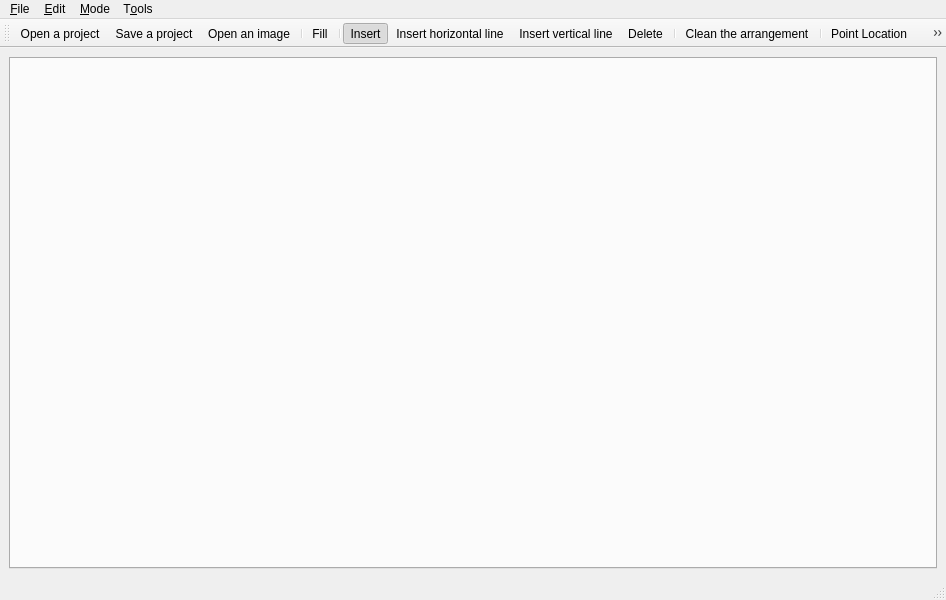
<?xml version="1.0" encoding="UTF-8"?>
<ui version="4.0">
 <class>ArrangementDemoWindow</class>
 <widget class="QMainWindow" name="ArrangementDemoWindow">
  <property name="geometry">
   <rect>
    <x>0</x>
    <y>0</y>
    <width>946</width>
    <height>600</height>
   </rect>
  </property>
  <property name="windowTitle">
   <string>QLabellingArrangement</string>
  </property>
  <property name="windowIcon">
   <iconset resource="../rc/ArrangementDemoWindow.qrc">
    <normaloff>:/QLabelling/Arrangement_2.png</normaloff>:/QLabelling/Arrangement_2.png</iconset>
  </property>
  <widget class="QWidget" name="centralwidget">
   <layout class="QGridLayout" name="gridLayout">
    <item row="0" column="0">
     <widget class="QTabWidget" name="tabWidget">
      <property name="currentIndex">
       <number>-1</number>
      </property>
     </widget>
    </item>
   </layout>
  </widget>
  <widget class="QStatusBar" name="statusbar"/>
  <widget class="QToolBar" name="toolBar">
   <property name="windowTitle">
    <string>toolBar</string>
   </property>
   <attribute name="toolBarArea">
    <enum>TopToolBarArea</enum>
   </attribute>
   <attribute name="toolBarBreak">
    <bool>false</bool>
   </attribute>
   <addaction name="actionOpenProject"/>
   <addaction name="actionSaveProject"/>
   <addaction name="actionOpenImage"/>
   <addaction name="separator"/>
   <addaction name="actionFill"/>
   <addaction name="separator"/>
   <addaction name="actionInsert"/>
   <addaction name="actionInsert_horizontal_line"/>
   <addaction name="actionInsert_vertical_line"/>
   <addaction name="actionDelete"/>
   <addaction name="separator"/>
   <addaction name="actionClean"/>
   <addaction name="separator"/>
   <addaction name="actionPointLocation"/>
   <addaction name="actionMerge"/>
   <addaction name="actionSplit"/>
   <addaction name="separator"/>
   <addaction name="actionDrag"/>
   <addaction name="actionZoomIn"/>
   <addaction name="actionZoomOut"/>
   <addaction name="separator"/>
   <addaction name="actionSnapMode"/>
   <addaction name="actionGridSnapMode"/>
  </widget>
  <widget class="QMenuBar" name="menubar">
   <property name="geometry">
    <rect>
     <x>0</x>
     <y>0</y>
     <width>946</width>
     <height>21</height>
    </rect>
   </property>
   <widget class="QMenu" name="menu_File">
    <property name="title">
     <string>&amp;File</string>
    </property>
    <addaction name="actionNewTab"/>
    <addaction name="actionCloseTab"/>
    <addaction name="separator"/>
    <addaction name="actionOpenProject"/>
    <addaction name="actionSaveProject"/>
    <addaction name="actionOpenImage"/>
    <addaction name="actionOpen"/>
    <addaction name="actionSaveAs"/>
    <addaction name="separator"/>
    <addaction name="actionQuit"/>
   </widget>
   <widget class="QMenu" name="menuMode">
    <property name="title">
     <string>&amp;Mode</string>
    </property>
    <addaction name="actionDrag"/>
    <addaction name="actionInsert"/>
    <addaction name="actionInsert_horizontal_line"/>
    <addaction name="actionInsert_vertical_line"/>
    <addaction name="actionDelete"/>
    <addaction name="actionPointLocation"/>
    <addaction name="actionMerge"/>
    <addaction name="actionSplit"/>
    <addaction name="actionFill"/>
   </widget>
   <widget class="QMenu" name="menu_Edit">
    <property name="title">
     <string>&amp;Edit</string>
    </property>
    <addaction name="actionSnapMode"/>
    <addaction name="actionGridSnapMode"/>
    <addaction name="separator"/>
    <addaction name="actionShowGrid"/>
    <addaction name="separator"/>
    <addaction name="actionPreferences"/>
   </widget>
   <widget class="QMenu" name="menuT_ools">
    <property name="title">
     <string>T&amp;ools</string>
    </property>
    <addaction name="actionOverlay"/>
    <addaction name="actionClean"/>
   </widget>
   <addaction name="menu_File"/>
   <addaction name="menu_Edit"/>
   <addaction name="menuMode"/>
   <addaction name="menuT_ools"/>
  </widget>
  <action name="actionQuit">
   <property name="icon">
    <iconset resource="../rc/ArrangementDemoWindow.qrc">
     <normaloff>:/process-stop.png</normaloff>:/process-stop.png</iconset>
   </property>
   <property name="text">
    <string>&amp;Quit</string>
   </property>
  </action>
  <action name="actionInsert">
   <property name="checkable">
    <bool>true</bool>
   </property>
   <property name="checked">
    <bool>true</bool>
   </property>
   <property name="icon">
    <iconset resource="../rc/ArrangementDemoWindow.qrc">
     <normaloff>:/icons/demo_insert.xpm</normaloff>:/icons/demo_insert.xpm</iconset>
   </property>
   <property name="text">
    <string>&amp;Insert</string>
   </property>
  </action>
  <action name="actionDelete">
   <property name="checkable">
    <bool>true</bool>
   </property>
   <property name="icon">
    <iconset resource="../rc/ArrangementDemoWindow.qrc">
     <normaloff>:/icons/demo_delete.xpm</normaloff>:/icons/demo_delete.xpm</iconset>
   </property>
   <property name="text">
    <string>&amp;Delete</string>
   </property>
  </action>
  <action name="actionDrag">
   <property name="checkable">
    <bool>true</bool>
   </property>
   <property name="icon">
    <iconset resource="../rc/ArrangementDemoWindow.qrc">
     <normaloff>:/icons/hand.xpm</normaloff>:/icons/hand.xpm</iconset>
   </property>
   <property name="text">
    <string>Drag</string>
   </property>
  </action>
  <action name="actionPointLocation">
   <property name="checkable">
    <bool>true</bool>
   </property>
   <property name="icon">
    <iconset resource="../rc/ArrangementDemoWindow.qrc">
     <normaloff>:/icons/demo_pointlocation.xpm</normaloff>:/icons/demo_pointlocation.xpm</iconset>
   </property>
   <property name="text">
    <string>Point Location</string>
   </property>
  </action>
  <action name="actionMerge">
   <property name="checkable">
    <bool>true</bool>
   </property>
   <property name="icon">
    <iconset resource="../rc/ArrangementDemoWindow.qrc">
     <normaloff>:/icons/demo_merge.xpm</normaloff>:/icons/demo_merge.xpm</iconset>
   </property>
   <property name="text">
    <string>Merge</string>
   </property>
  </action>
  <action name="actionSplit">
   <property name="checkable">
    <bool>true</bool>
   </property>
   <property name="icon">
    <iconset resource="../rc/ArrangementDemoWindow.qrc">
     <normaloff>:/icons/demo_split.xpm</normaloff>:/icons/demo_split.xpm</iconset>
   </property>
   <property name="text">
    <string>Split</string>
   </property>
  </action>
  <action name="actionFill">
   <property name="checkable">
    <bool>true</bool>
   </property>
   <property name="icon">
    <iconset resource="../rc/ArrangementDemoWindow.qrc">
     <normaloff>:/icons/demo_fill.xpm</normaloff>:/icons/demo_fill.xpm</iconset>
   </property>
   <property name="text">
    <string>Fill</string>
   </property>
  </action>
  <action name="actionSnapMode">
   <property name="checkable">
    <bool>true</bool>
   </property>
   <property name="icon">
    <iconset resource="../rc/ArrangementDemoWindow.qrc">
     <normaloff>:/icons/demo_snapvertex.xpm</normaloff>:/icons/demo_snapvertex.xpm</iconset>
   </property>
   <property name="text">
    <string>Enable snapping</string>
   </property>
  </action>
  <action name="actionGridSnapMode">
   <property name="checkable">
    <bool>true</bool>
   </property>
   <property name="icon">
    <iconset resource="../rc/ArrangementDemoWindow.qrc">
     <normaloff>:/icons/demo_snapgrid.xpm</normaloff>:/icons/demo_snapgrid.xpm</iconset>
   </property>
   <property name="text">
    <string>Snap to grid</string>
   </property>
  </action>
  <action name="actionSegment">
   <property name="text">
    <string>Segment</string>
   </property>
  </action>
  <action name="actionPolyline">
   <property name="text">
    <string>Polyline</string>
   </property>
  </action>
  <action name="actionNewTab">
   <property name="icon">
    <iconset resource="../rc/ArrangementDemoWindow.qrc">
     <normaloff>:/new_tab.png</normaloff>:/new_tab.png</iconset>
   </property>
   <property name="text">
    <string>New tab</string>
   </property>
   <property name="shortcut">
    <string>Ctrl+N</string>
   </property>
  </action>
  <action name="actionOverlay">
   <property name="icon">
    <iconset resource="../rc/ArrangementDemoWindow.qrc">
     <normaloff>:/icons/arrangement_overlay.png</normaloff>:/icons/arrangement_overlay.png</iconset>
   </property>
   <property name="text">
    <string>&amp;Overlay...</string>
   </property>
  </action>
  <action name="actionClean">
   <property name="icon">
    <iconset resource="../rc/ArrangementDemoWindow.qrc">
     <normaloff>:/QLabelling/edit-clear.png</normaloff>:/QLabelling/edit-clear.png</iconset>
   </property>
   <property name="text">
    <string>&amp;Clean the arrangement</string>
   </property>
  </action>
  <action name="actionPreferences">
   <property name="icon">
    <iconset resource="../rc/ArrangementDemoWindow.qrc">
     <normaloff>:/options.png</normaloff>:/options.png</iconset>
   </property>
   <property name="text">
    <string>&amp;Preferences...</string>
   </property>
  </action>
  <action name="actionShowGrid">
   <property name="checkable">
    <bool>true</bool>
   </property>
   <property name="text">
    <string>Show &amp;grid</string>
   </property>
  </action>
  <action name="actionCloseTab">
   <property name="icon">
    <iconset resource="../rc/ArrangementDemoWindow.qrc">
     <normaloff>:/close_tab.png</normaloff>:/close_tab.png</iconset>
   </property>
   <property name="text">
    <string>Close Tab</string>
   </property>
   <property name="shortcut">
    <string>Ctrl+W</string>
   </property>
  </action>
  <action name="actionSaveAs">
   <property name="icon">
    <iconset resource="../rc/ArrangementDemoWindow.qrc">
     <normaloff>:/document-save.png</normaloff>:/document-save.png</iconset>
   </property>
   <property name="text">
    <string>Save arrangement as...</string>
   </property>
   <property name="shortcut">
    <string>Ctrl+S</string>
   </property>
  </action>
  <action name="actionOpen">
   <property name="icon">
    <iconset resource="../rc/ArrangementDemoWindow.qrc">
     <normaloff>:/QLabelling/Arrangement_2.png</normaloff>:/QLabelling/Arrangement_2.png</iconset>
   </property>
   <property name="text">
    <string>Open an arrangement...</string>
   </property>
   <property name="iconText">
    <string>Open</string>
   </property>
   <property name="shortcut">
    <string>Ctrl+O</string>
   </property>
  </action>
  <action name="actionZoomIn">
   <property name="icon">
    <iconset resource="../rc/ArrangementDemoWindow.qrc">
     <normaloff>:/icons/demo_zoomin.xpm</normaloff>:/icons/demo_zoomin.xpm</iconset>
   </property>
   <property name="text">
    <string>Zoom In</string>
   </property>
  </action>
  <action name="actionZoomOut">
   <property name="icon">
    <iconset resource="../rc/ArrangementDemoWindow.qrc">
     <normaloff>:/icons/demo_zoomout.xpm</normaloff>:/icons/demo_zoomout.xpm</iconset>
   </property>
   <property name="text">
    <string>Zoom Out</string>
   </property>
  </action>
  <action name="actionOpenImage">
   <property name="icon">
    <iconset resource="../rc/ArrangementDemoWindow.qrc">
     <normaloff>:/image.png</normaloff>:/image.png</iconset>
   </property>
   <property name="text">
    <string>Open an image</string>
   </property>
  </action>
  <action name="actionInsert_horizontal_line">
   <property name="checkable">
    <bool>true</bool>
   </property>
   <property name="icon">
    <iconset resource="../rc/ArrangementDemoWindow.qrc">
     <normaloff>:/horizontal-insert.png</normaloff>:/horizontal-insert.png</iconset>
   </property>
   <property name="text">
    <string>Insert horizontal line</string>
   </property>
  </action>
  <action name="actionInsert_vertical_line">
   <property name="checkable">
    <bool>true</bool>
   </property>
   <property name="icon">
    <iconset resource="../rc/ArrangementDemoWindow.qrc">
     <normaloff>:/vertical-insert.png</normaloff>:/vertical-insert.png</iconset>
   </property>
   <property name="text">
    <string>Insert vertical line</string>
   </property>
  </action>
  <action name="actionSaveProject">
   <property name="icon">
    <iconset resource="../rc/ArrangementDemoWindow.qrc">
     <normaloff>:/document-save.png</normaloff>:/document-save.png</iconset>
   </property>
   <property name="text">
    <string>Save a project</string>
   </property>
  </action>
  <action name="actionOpenProject">
   <property name="icon">
    <iconset resource="../rc/ArrangementDemoWindow.qrc">
     <normaloff>:/document-open.png</normaloff>:/document-open.png</iconset>
   </property>
   <property name="text">
    <string>Open a project</string>
   </property>
  </action>
 </widget>
 <resources>
  <include location="../rc/ArrangementDemoWindow.qrc"/>
 </resources>
 <connections/>
</ui>
